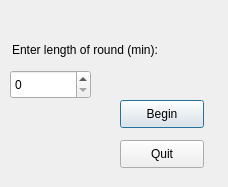
<?xml version="1.0" encoding="UTF-8"?>
<ui version="4.0">
 <class>StartDialog</class>
 <widget class="QDialog" name="StartDialog">
  <property name="geometry">
   <rect>
    <x>0</x>
    <y>0</y>
    <width>228</width>
    <height>187</height>
   </rect>
  </property>
  <property name="windowTitle">
   <string>Dialog</string>
  </property>
  <widget class="QPushButton" name="beginButton">
   <property name="geometry">
    <rect>
     <x>120</x>
     <y>100</y>
     <width>84</width>
     <height>28</height>
    </rect>
   </property>
   <property name="text">
    <string>Begin</string>
   </property>
  </widget>
  <widget class="QPushButton" name="endButton">
   <property name="geometry">
    <rect>
     <x>120</x>
     <y>140</y>
     <width>84</width>
     <height>28</height>
    </rect>
   </property>
   <property name="text">
    <string>Quit</string>
   </property>
  </widget>
  <widget class="QSpinBox" name="userInput">
   <property name="geometry">
    <rect>
     <x>10</x>
     <y>70</y>
     <width>81</width>
     <height>29</height>
    </rect>
   </property>
  </widget>
  <widget class="QLabel" name="label">
   <property name="geometry">
    <rect>
     <x>12</x>
     <y>40</y>
     <width>191</width>
     <height>20</height>
    </rect>
   </property>
   <property name="text">
    <string>Enter length of round (min):</string>
   </property>
  </widget>
 </widget>
 <resources/>
 <connections/>
</ui>
